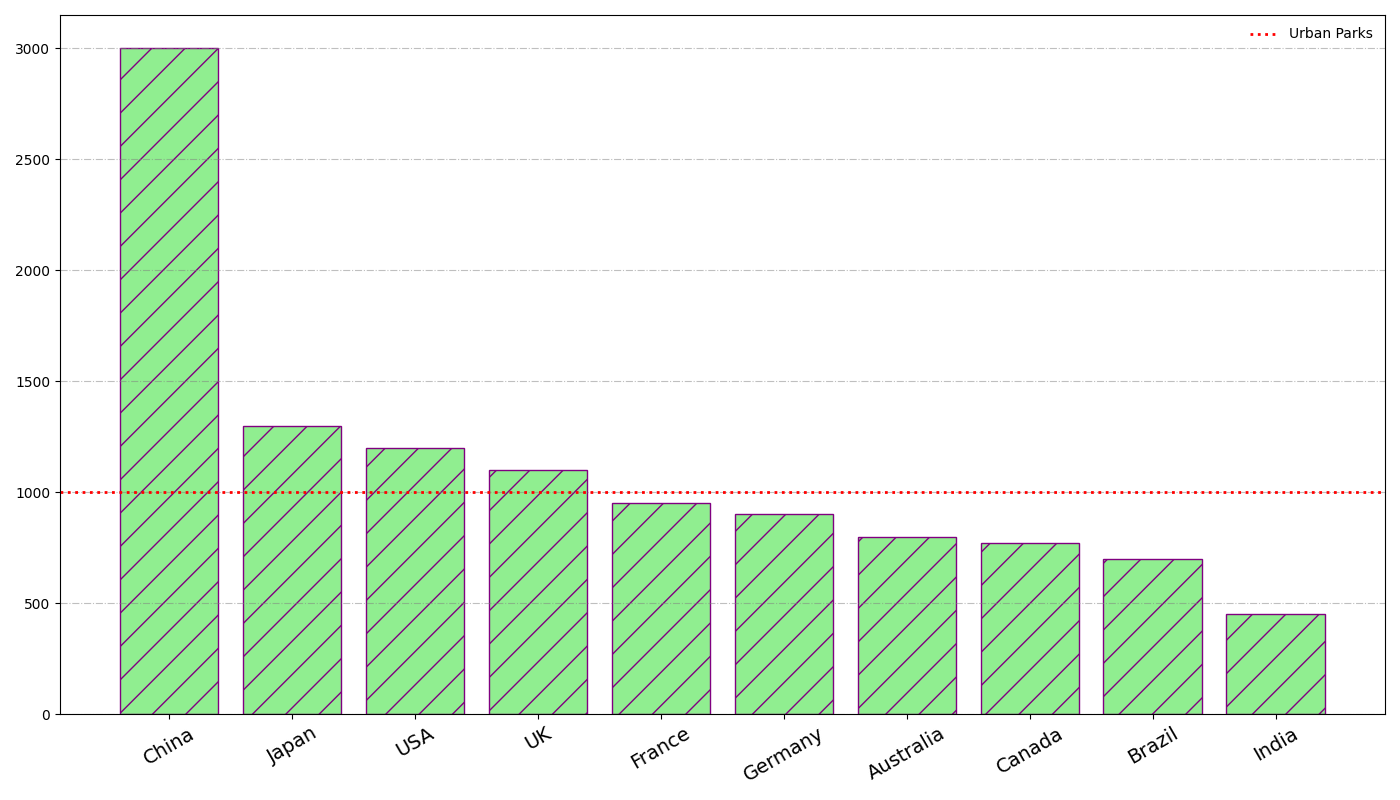

This chart was generated by the following Python code:
import matplotlib.pyplot as plt
import numpy as np

# Data
countries = ['USA', 'China', 'Germany', 'Brazil', 'India', 'UK', 'France', 'Australia', 'Canada', 'Japan']
urban_parks = np.array([1200, 3000, 900, 700, 450, 1100, 950, 800, 770, 1300])

# Sort data by number of urban parks in descending order
sorted_indices = np.argsort(-urban_parks)
sorted_countries = [countries[i] for i in sorted_indices]
sorted_urban_parks = urban_parks[sorted_indices]

# Plot with randomized stylistic elements
plt.figure(figsize=(14, 8))
plt.bar(sorted_countries, sorted_urban_parks, color='lightgreen', edgecolor='purple', hatch='/')

# Enhancements with manual random style alterations
plt.xticks(rotation=30, fontsize=14)
plt.yticks(fontsize=10)
plt.grid(axis='y', linestyle='-.', alpha=0.5, color='gray')
plt.axhline(y=1000, color='r', linestyle=':', linewidth=2)
plt.legend(['Urban Parks'], loc='upper right', frameon=False)

# Display the plot
plt.tight_layout()
plt.show()
